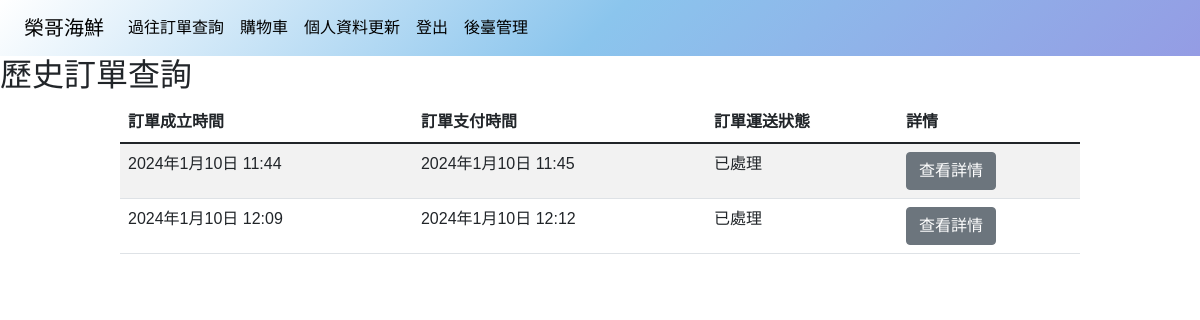
The app's page /OrderManagement/past_orders/ (signed in), older data.
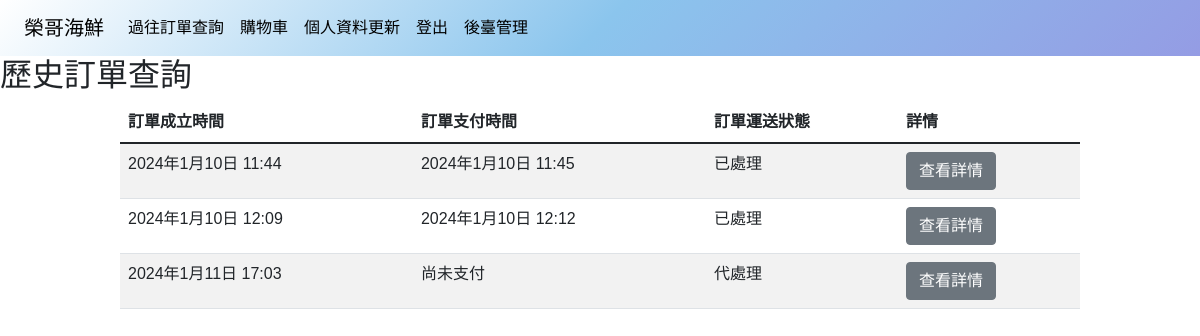
The same page, newer data.
### OrderManagement/models.py (models this page shows, shortened)
class Orders(models.Model):
    State_CHOICES = (
        (0, '代處理'),
        (1, '已處理'),
    )
    Delivery_CHOICES = (
        (0, '自取'),
        (1, '寄送'),
    )
    Payment_CHOICES = (
        (0, '親自付款'),
        (1, '貨到付款'),
    )
    User=models.ForeignKey(User, on_delete=models.DO_NOTHING,verbose_name="類別")
    branch = models.ForeignKey(Branchs,on_delete=models.DO_NOTHING,verbose_name='店家',null=True, blank=True)
    Time=models.DateTimeField(auto_now_add=True)
    Delivery_method=models.IntegerField(choices=Delivery_CHOICES,default=1,verbose_name="運送方式",null=True, blank=True)
    Delivery_state=models.IntegerField(choices=State_CHOICES,default=1,verbose_name="運送狀態",null=True, blank=True)
    Payment_method=models.IntegerField(choices=Payment_CHOICES,default=1,verbose_name="付款方式",null=True, blank=True)
    Payment_time=models.DateTimeField(null=True, blank=True,verbose_name='付款時間')
    Address = models.CharField(max_length=255,verbose_name='地址')
    Total=models.IntegerField(null=False,verbose_name='總價格')
    class Meta:
        verbose_name = "訂單"
        verbose_name_plural = '訂單'

### OrderManagement/views.py (the view)
# urls.py: path('past_orders/', views.past_orders, name='past_orders'),
def past_orders(request):
    user_id = request.user  # 假设你使用 Django 的内置用户认证系统
    orders = Orders.objects.filter(User_id=user_id).order_by('Time')  # 获取用户的订单，按支付时间排序
    order_details = {order.id: OrderDetails.objects.filter(pk=order.id) for order in orders}
    context = {
        'orders': orders,
        'order_details': order_details,
    }
    return render(request, 'past_orders.html', context)

### OrderManagement/templates/past_orders.html (shortened to what this page needs)
{% extends 'index/base.html' %} {% load static %}  {% block content %}
<h2>歷史訂單查詢</h2>
<div class="addtocart_outer">
    <div class="addtocart_inner">
      <div class="table-responsive">
        <table class="table table-striped">
            <thead>
                <tr>
                    <th>訂單成立時間</th>
                    <th>訂單支付時間</th>
                    <th>訂單運送狀態</th>
                    <th>詳情</th>
                </tr>
            </thead>
            <tbody>
                {% for order in orders %}
                <tr>
                    <td>{{ order.Time }}</td>
                    <td>{% if order.Payment_time %}
                            {{ order.Payment_time }}
                        {% else %}
                            尚未支付
                        {% endif %}
                    </td>
                    <td>{{ order.get_Delivery_state_display  }}</td>
                    <td>
                        <a href="{% url 'OrderManagement:past_order_details' order.id %}"  class="btn btn-secondary">查看詳情</a>
                    </td>
                </tr>
                {% endfor %}
            </tbody>
        </table>
    </div>
</div>
{% endblock %}

Row changes from the older to the newer data that the page shows:
added Orders: Time "2024年1月11日 17:03", shows "尚未支付", Delivery_state "代處理"
